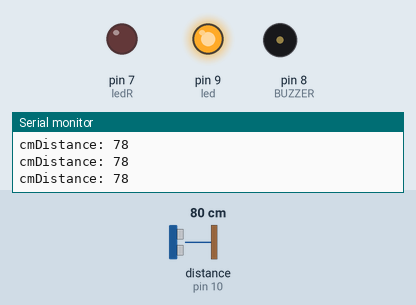
Bench run of a sketch on a simulated Arduino Uno, built with avr-gcc and run on an emulated ATmega328P. Shown: output pins drawn as LEDs (lit = HIGH), buzzer (waves = sounding, pin HIGH), the last lines printed to the serial monitor. Wiring (inferred from the names in the program): ultrasonic range finder: trigger pin 12; echo pin 10. Inputs (shaded band) come from the test bench; at power-on: distance to the obstacle (sensor on pin 10) 80 cm. The echo pulse lasts 58.3 µs per cm; pins used as bus, display or sensor lines are not drawn.

Above: at 1.2 s.
1.3 s: distance to the obstacle (sensor on pin 10) set to 71 cm
At 2.4 s:
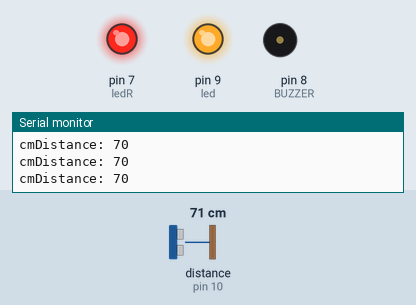
2.8 s: distance to the obstacle (sensor on pin 10) set to 51 cm
5.8 s: distance to the obstacle (sensor on pin 10) set to 43 cm
At 6.1 s:
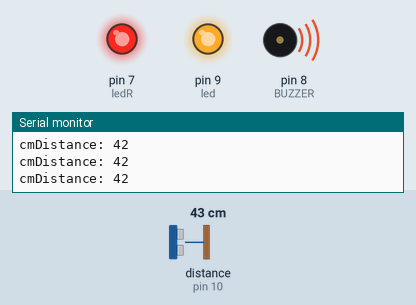
7.3 s: distance to the obstacle (sensor on pin 10) set to 120 cm
At 8.4 s:
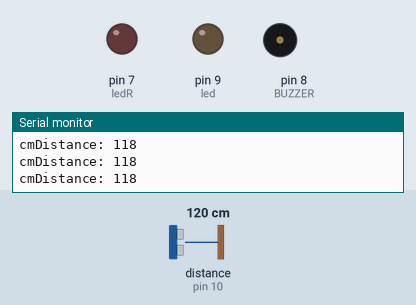
8.8 s: distance to the obstacle (sensor on pin 10) set to 2 cm
At 9.6 s:
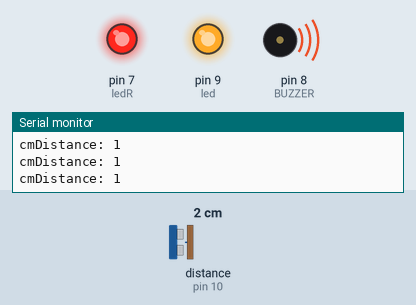
11.8 s: distance to the obstacle (sensor on pin 10) set to 60 cm
At 13.0 s:
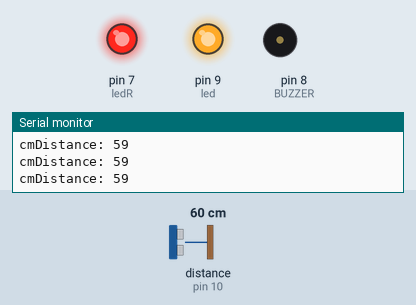
Timing chart, 0 to 14.3 s (numbered marks = the images above; inputs shaded):
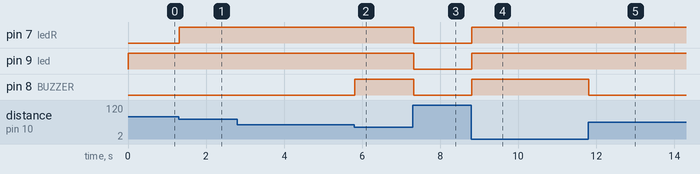

The sketch:

ultrasonic-fritzing.ino
```cpp
/*
* Ultrasonic Sensor HC-SR04 and Arduino Tutorial
*
* by Eng_Mark..
*
*/
//defines pins numbers

const int trigPin = 12;
const int echoPin = 10;
const int led=9;
const int BUZZER=8;
const int ledR=7;

// defines variables

long duration;
int distance;

void setup()
{
pinMode(trigPin, OUTPUT); // Sets the trigPin as an Output
pinMode(echoPin, INPUT); // Sets the echoPin as an Input
Serial.begin(9600); // Starts the serial communication
pinMode(led, OUTPUT);
pinMode(BUZZER, OUTPUT);
pinMode(ledR, OUTPUT);

}
void loop()
{
// Clears the trigPin
digitalWrite(trigPin, LOW);
delayMicroseconds(2);

// Sets the trigPin on HIGH state for 10 micro seconds
digitalWrite(trigPin, HIGH);
delayMicroseconds(100);
digitalWrite(trigPin, LOW);

// Reads the echoPin, returns the sound wave travel time in microseconds
duration = pulseIn(echoPin, HIGH);

// Calculating the distance
distance= duration*0.034/2;

//conditions for led
if(distance>100)
{
  digitalWrite(led, LOW);
}
else{
 digitalWrite(led, HIGH);
}
//conditions for ledR
if(distance>75)
{
  digitalWrite(ledR, LOW);
}
else{
 digitalWrite(ledR, HIGH);
}

//conditions for BUZZER
if(distance>45)
{
  digitalWrite(BUZZER, LOW);
}
else{
 digitalWrite(BUZZER, HIGH);
}

// Prints the distance on the Serial Monitor
Serial.print("Distance: ");
Serial.println(distance);
Serial.print("cm");
}
```

Measured:
- the behaviour switches between 77 and 76 cm on distance to the obstacle (sensor on pin 10) (found by bisection; images 0 and 1)
- the behaviour switches between 47 and 46 cm on distance to the obstacle (sensor on pin 10) (found by bisection; images 1 and 2)
- after the input at 1.3 s, pin 7 (ledR): LOW → HIGH at once
- after the input at 5.8 s, pin 8 (BUZZER): LOW → HIGH at once
- after the input at 7.3 s, pin 7 (ledR), pin 9 (led), pin 8 (BUZZER): HIGH → LOW at once
- after the input at 8.8 s, pin 7 (ledR), pin 9 (led), pin 8 (BUZZER): LOW → HIGH at once
- after the input at 11.8 s, pin 8 (BUZZER): HIGH → LOW at once
